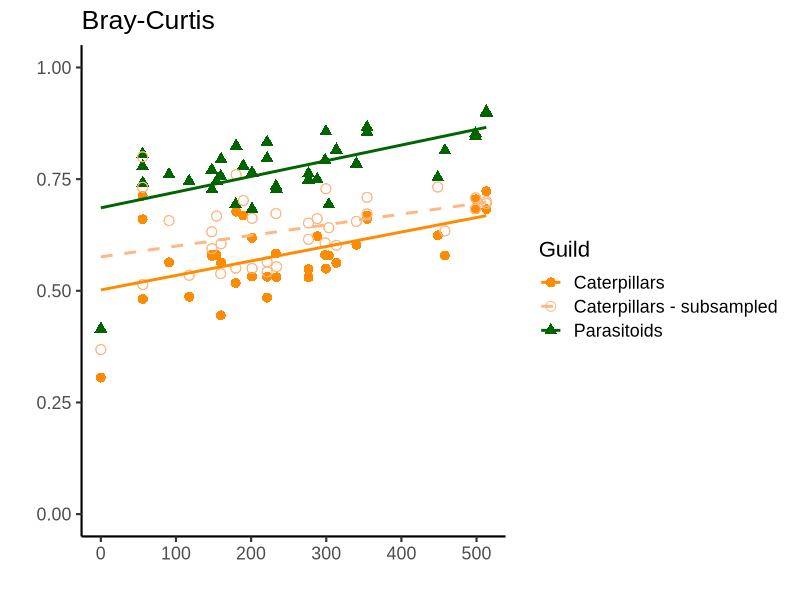
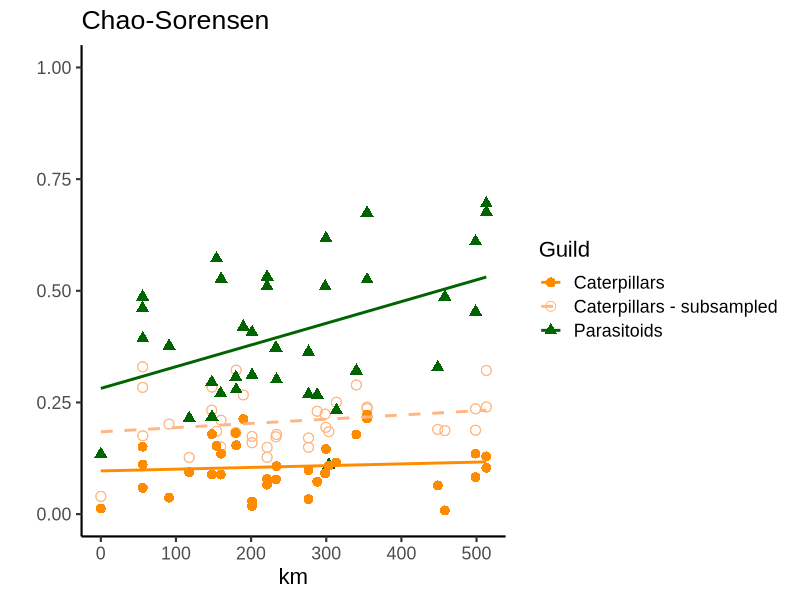
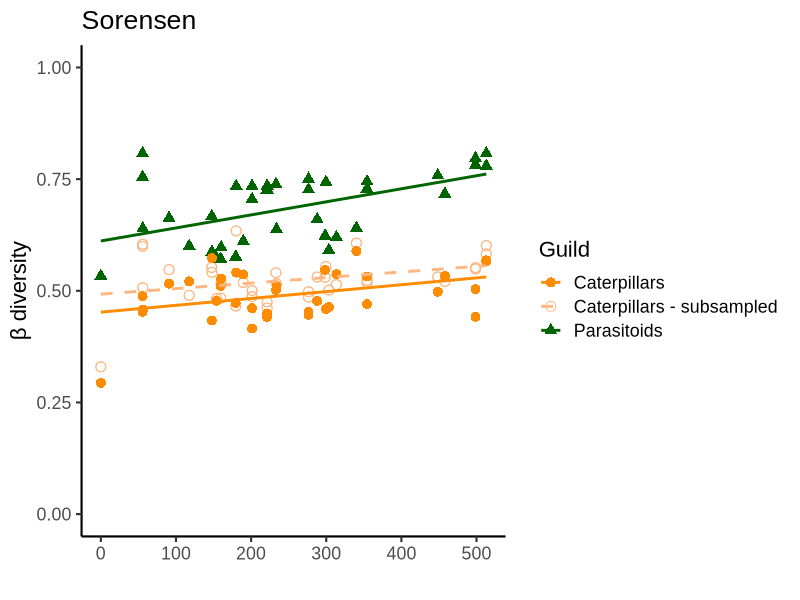
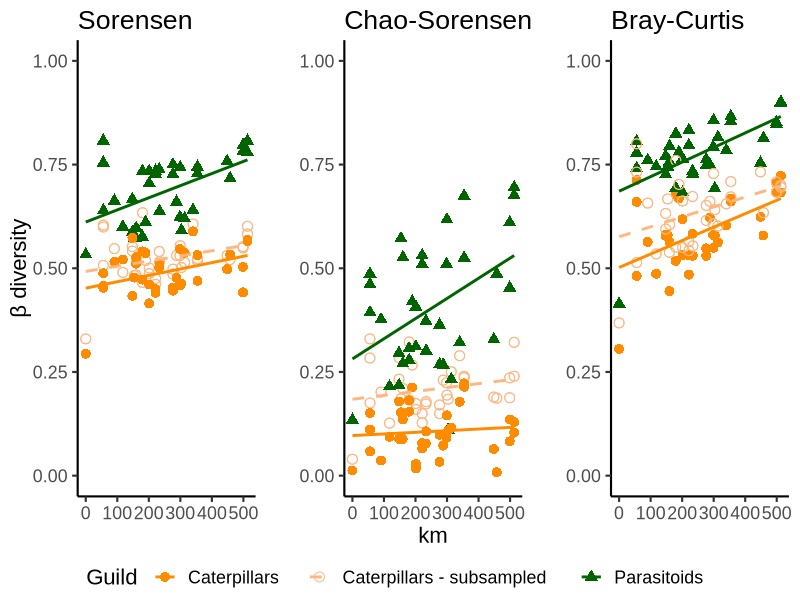
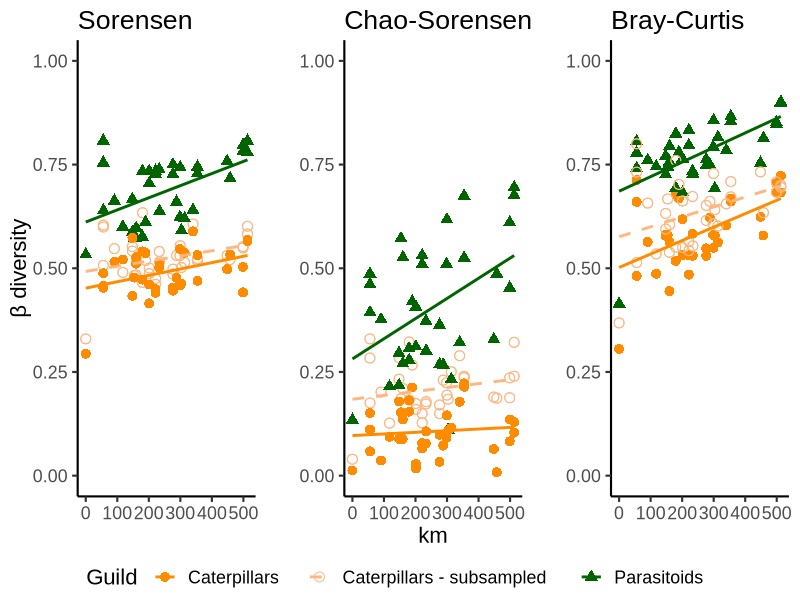

Reproduce these figures in R, in order. (Note: this script raises an error after producing the figures.)
## ---- chunk 1
library(ggplot2)
library(ggpubr)
## ---- chunk 2

## ---- chunk 3

indexy <-
  readr::read_delim(
    here::here(
      "DATA/index_all_fig.csv"
    ),
    delim = ";"
  ) %>%
  tibble::as_tibble()



index_CS <- indexy %>% 
  dplyr::filter(Index == "Chao-Sorensen")
index_BC <- indexy %>% 
  dplyr::filter(Index == "Bray-Curtis")
index_SOR <- indexy %>% 
  dplyr::filter(Index == "Sorensen")

### set up colours 
# Bray-Curtis
BC_FIG_1 <- ggplot(index_BC, aes(x = distance, y = hodnota, 
                 color = guild, shape = guild, linetype = guild)) +
  geom_point(size = 3) +  # Adjust size as needed
  geom_smooth(method = "lm", se = FALSE, aes(group = guild), formula = y ~ x, fullrange = TRUE) +
  scale_color_manual(values = c("Parasitoids" = "darkgreen", 
                                "Caterpillars" = "darkorange", 
                                "Caterpillars - subsampled" = "#ffb681")) +
  scale_shape_manual(values = c("Parasitoids" = 17,  # Triangle
                                "Caterpillars" = 16,  # Full Circle
                                "Caterpillars - subsampled" = 1)) +  # Empty Circle
  scale_linetype_manual(values = c("Parasitoids" = "solid", 
                                   "Caterpillars" = "solid", 
                                   "Caterpillars - subsampled" = "dashed")) +
  coord_cartesian(ylim = c(0, 1)) +
  labs(title = "Bray-Curtis",
       x = "",
       y = "",
       color = "Guild",   # Change legend title for color
       shape = "Guild",   # Change legend title for shape
       linetype = "Guild") +
  theme_classic(base_size = 16) +
  theme(text = element_text(family = "Arial"))  # Set font to Arial

BC_FIG_1


CS_FIG_1 <-ggplot(index_CS, aes(x = distance, y = hodnota, 
                 color = guild, shape = guild, linetype = guild)) +
  geom_point(size = 3) +  # Adjust size as needed
  geom_smooth(method = "lm", se = FALSE, aes(group = guild), formula = y ~ x, fullrange = TRUE) +
  scale_color_manual(values = c("Parasitoids" = "darkgreen", 
                                "Caterpillars" = "darkorange", 
                                "Caterpillars - subsampled" = "#ffb681")) +
  scale_shape_manual(values = c("Parasitoids" = 17,  # Triangle
                                "Caterpillars" = 16,  # Full Circle
                                "Caterpillars - subsampled" = 1)) +  # Empty Circle
  scale_linetype_manual(values = c("Parasitoids" = "solid", 
                                   "Caterpillars" = "solid", 
                                   "Caterpillars - subsampled" = "dashed")) +
  coord_cartesian(ylim = c(0, 1)) +
  theme_minimal() +
  labs(title = "Chao-Sorensen",
         x = "km",
       y = "",
       color = "Guild",   # Change legend title for color
       shape = "Guild",   # Change legend title for shape
       linetype = "Guild") +
  theme_classic(base_size = 16)+
  theme(text = element_text(family = "Arial"))   ;CS_FIG_1  


SOR_FIG_1 <-ggplot(index_SOR, aes(x = distance, y = hodnota, 
                 color = guild, shape = guild, linetype = guild)) +
  geom_point(size = 3) +  # Adjust size as needed
  geom_smooth(method = "lm", se = FALSE, aes(group = guild), formula = y ~ x, fullrange = TRUE) +
  scale_color_manual(values = c("Parasitoids" = "darkgreen", 
                                "Caterpillars" = "darkorange", 
                                "Caterpillars - subsampled" = "#ffb681")) +
  scale_shape_manual(values = c("Parasitoids" = 17,  # Triangle
                                "Caterpillars" = 16,  # Full Circle
                                "Caterpillars - subsampled" = 1)) +  # Empty Circle
  scale_linetype_manual(values = c("Parasitoids" = "solid", 
                                   "Caterpillars" = "solid", 
                                   "Caterpillars - subsampled" = "dashed")) +
  coord_cartesian(ylim = c(0, 1)) +
  theme_minimal() +
  labs(title = "Sorensen",
       x = "",
       y = "β diversity",
       color = "Guild",   # Change legend title for color
       shape = "Guild",   # Change legend title for shape
       linetype = "Guild") +  # Change legend title for linetype
  theme_classic(base_size = 16) +
  theme(text = element_text(family = "Arial"))  ; SOR_FIG_1


Fig_1_final <-ggarrange(SOR_FIG_1 , CS_FIG_1 , BC_FIG_1, common.legend = TRUE, legend = "bottom", nrow = 1)

Fig_1_final
ggsave("output/fig/Fig_1.tiff",
Fig_1_final,
 width = 8.7,      # Single column width in inches
       height = 6,       # Adjust as needed
       dpi = 600)   # save the plot as .tiff

## ---- chunk 4
# WN
# Ensure "CAT-PLANT Subsampled" is added as a level
levels(graf_WN$dataset_type) <- c(levels(graf_WN$dataset_type), "CAT-PLANT Subsampled")

# Replace "Subsampled" with "Petr"
graf_WN$dataset_type[graf_WN$dataset_type == "Subsampled"] <- "CAT-PLANT Subsampled"

#compare_means(value ~ dataset_type,  data = graf_WN)



Fig_WN <- ggplot(graf_WN, aes(x = dataset_type, y = value, color = dataset_type, shape = dataset_type, alpha = dataset_type)) +
  geom_boxplot(colour = "black", width=0.5) +
  geom_jitter(size = 2, position=position_jitter(0.2)) +
  labs(
    title = "WN-General dissimilarity",
    x = "",
    y = "Dissimilarity",
    color = "",      # Change legend title for color
    shape = "",      # Change legend title for shape
    alpha = ""       # Change legend title for alpha
  )  + 
   scale_alpha_manual(
    values = c("PAR-CAT" = 0.7, "CAT-PLANT" = 0.7, "CAT-PLANT Subsampled" = 0.5),
    labels = c("PAR-CAT" = "Parasitoid-Caterpillar", 
               "CAT-PLANT" = "Caterpillar-Plant", 
               "CAT-PLANT Subsampled" = "Caterpillar-Plant Subsampled")
  ) +
  scale_color_manual(
    values = c("PAR-CAT" = "#1b9e77", "CAT-PLANT" = "#d95f02", "CAT-PLANT Subsampled" = "#ffb681"),
    labels = c("PAR-CAT" = "Parasitoid-Caterpillar", 
               "CAT-PLANT" = "Caterpillar-Plant", 
               "CAT-PLANT Subsampled" = "Caterpillar-Plant Subsampled")
  ) +
  scale_shape_manual(
    values = c("PAR-CAT" = 17, "CAT-PLANT" = 16, "CAT-PLANT Subsampled" = 16),
    labels = c("PAR-CAT" = "Parasitoid-Caterpillar", 
               "CAT-PLANT" = "Caterpillar-Plant", 
               "CAT-PLANT Subsampled" = "Caterpillar-Plant Subsampled")
  )+
  coord_cartesian(ylim = c(0, 1.15)) +
  scale_y_continuous(breaks = seq(0, 1.15, by = 0.25)) + 
  theme_classic(base_size = 20) +
  theme (axis.text.x=element_blank(),
        axis.ticks.x=element_blank()) +
   geom_signif(
    comparisons = list(c("PAR-CAT", "CAT-PLANT"), c ( "PAR-CAT", "CAT-PLANT Subsampled"), c("CAT-PLANT", "CAT-PLANT Subsampled")),
    map_signif_level = TRUE,
    textsize = 6,
    margin_top = 0.1,
    step_increase = 0.15,
    tip_length = 0.01,
    color = "black")
Fig_WN# Add pairwise comparisons p-value  ; Fig_WN


# ST
# Ensure "CAT-PLANT Subsampled" is added as a level
levels(graf_ST$dataset_type) <- c(levels(graf_ST$dataset_type), "CAT-PLANT Subsampled")

# Replace "Subsampled" with "Petr"
graf_ST$dataset_type[graf_ST$dataset_type == "Subsampled"] <- "CAT-PLANT Subsampled"

#compare_means(value ~ dataset_type,  data = graf_ST)



Fig_ST <- ggplot(graf_ST, aes(x = dataset_type, y = value, color = dataset_type, shape = dataset_type, alpha = dataset_type)) +
  geom_boxplot(colour = "black", width=0.5) +
  geom_jitter(size = 2, position=position_jitter(0.2)) +
  labs(
    title = "ST-Species Turnover",
    x = "",
    y = "",
    color = "",      # Change legend title for color
    shape = "",      # Change legend title for shape
    alpha = ""       # Change legend title for alpha
  )  + 
  scale_alpha_manual(
    values = c("PAR-CAT" = 0.7, "CAT-PLANT" = 0.7, "CAT-PLANT Subsampled" = 0.5),
    labels = c("PAR-CAT" = "Parasitoid-Caterpillar", 
               "CAT-PLANT" = "Caterpillar-Plant", 
               "CAT-PLANT Subsampled" = "Caterpillar-Plant Subsampled")
  ) +
  scale_color_manual(
    values = c("PAR-CAT" = "#1b9e77", "CAT-PLANT" = "#d95f02", "CAT-PLANT Subsampled" = "#ffb681"),
    labels = c("PAR-CAT" = "Parasitoid-Caterpillar", 
               "CAT-PLANT" = "Caterpillar-Plant", 
               "CAT-PLANT Subsampled" = "Caterpillar-Plant Subsampled")
  ) +
  scale_shape_manual(
    values = c("PAR-CAT" = 17, "CAT-PLANT" = 16, "CAT-PLANT Subsampled" = 16),
    labels = c("PAR-CAT" = "Parasitoid-Caterpillar", 
               "CAT-PLANT" = "Caterpillar-Plant", 
               "CAT-PLANT Subsampled" = "Caterpillar-Plant Subsampled")
  ) +
  coord_cartesian(ylim = c(0, 1.15)) +
  scale_y_continuous(breaks = seq(0, 1.15, by = 0.25)) + 
  theme_classic(base_size = 20) +
  theme(
    axis.text.x = element_blank(),
    axis.ticks.x = element_blank()
  ) +
  geom_signif(
    comparisons = list(c("PAR-CAT", "CAT-PLANT"), c("PAR-CAT", "CAT-PLANT Subsampled"), c("CAT-PLANT", "CAT-PLANT Subsampled")),
    map_signif_level = TRUE,
    textsize = 6,
    margin_top = 0.1,
    step_increase = 0.15,
    tip_length = 0.01,
    color = "black"
  )

Fig_ST
# Add pairwise comparisons p-value  ; Fig_ST


# OS
# Ensure "CAT-PLANT Subsampled" is added as a level
levels(graf_OS$dataset_type) <- c(levels(graf_OS$dataset_type), "CAT-PLANT Subsampled")

# Replace "Subsampled" with "Petr"
graf_OS$dataset_type[graf_OS$dataset_type == "Subsampled"] <- "CAT-PLANT Subsampled"

#compare_means(value ~ dataset_type,  data = graf_OS)



Fig_OS <- ggplot(graf_OS, aes(x = dataset_type, y = value, color = dataset_type, shape = dataset_type, alpha = dataset_type)) +
  geom_boxplot(colour = "black", width=0.5) +
  geom_jitter(size = 2, position=position_jitter(0.2)) +
  labs(
    title = "OS-Rewiring",
    x = "",
    y = "",
    color = "",      # Change legend title for color
    shape = "",      # Change legend title for shape
    alpha = ""       # Change legend title for alpha
  )  + 
  scale_alpha_manual(
    values = c("PAR-CAT" = 0.7, "CAT-PLANT" = 0.7, "CAT-PLANT Subsampled" = 0.5),
    labels = c("PAR-CAT" = "Parasitoid-Caterpillar", 
               "CAT-PLANT" = "Caterpillar-Plant", 
               "CAT-PLANT Subsampled" = "Caterpillar-Plant Subsampled")
  ) +
  scale_color_manual(
    values = c("PAR-CAT" = "#1b9e77", "CAT-PLANT" = "#d95f02", "CAT-PLANT Subsampled" = "#ffb681"),
    labels = c("PAR-CAT" = "Parasitoid-Caterpillar", 
               "CAT-PLANT" = "Caterpillar-Plant", 
               "CAT-PLANT Subsampled" = "Caterpillar-Plant Subsampled")
  ) +
  scale_shape_manual(
    values = c("PAR-CAT" = 17, "CAT-PLANT" = 16, "CAT-PLANT Subsampled" = 16),
    labels = c("PAR-CAT" = "Parasitoid-Caterpillar", 
               "CAT-PLANT" = "Caterpillar-Plant", 
               "CAT-PLANT Subsampled" = "Caterpillar-Plant Subsampled")
  ) +
  coord_cartesian(ylim = c(0, 1.15)) +
  scale_y_continuous(breaks = seq(0, 1.15, by = 0.25)) + 
  theme_classic(base_size = 20) +
  theme(
    axis.text.x = element_blank(),
    axis.ticks.x = element_blank()
  ) +
  geom_signif(
    comparisons = list(c("PAR-CAT", "CAT-PLANT"), c("PAR-CAT", "CAT-PLANT Subsampled"), c("CAT-PLANT", "CAT-PLANT Subsampled")),
    map_signif_level = TRUE,
    textsize = 6,
    margin_top = 0.1,
    step_increase = 0.25,
    tip_length = 0.01,
    color = "black"
  )

# Add pairwise comparisons p-value  ; Fig_OS


Fig_2_final <-ggarrange(Fig_WN, Fig_OS, Fig_ST, common.legend = TRUE, legend = "bottom", nrow = 1)

Fig_2_final
ggsave("output/fig/Fig_2_final.tiff",
Fig_2_final,
height = 17,
width = 28,
units = "cm")   # save the plot as .tiff




## ---- chunk 5
# Load necessary libraries
library(ggplot2)
library(dplyr)
library(gridExtra)  # For combining plots

# Combine dissimilarity data
dissimilarity_data <- data.frame(
  Guild = c(
    rep("Parasitoids", length(sorensen_values_PAR)),
    rep("Caterpillars", length(sorensen_values_CAT)),
    rep("Parasitoids", length(chao_sorensen_values_PAR)),
    rep("Caterpillars", length(chao_sorensen_values_CAT)),
    rep("Parasitoids", length(bray_curtis_values_PAR)),
    rep("Caterpillars", length(bray_curtis_values_CAT))
  ),
  Dissimilarity = c(
    sorensen_values_PAR,
    sorensen_values_CAT,
    chao_sorensen_values_PAR,
    chao_sorensen_values_CAT,
    bray_curtis_values_PAR,
    bray_curtis_values_CAT
  ),
  Index = c(
    rep("Sorensen", length(sorensen_values_PAR) + length(sorensen_values_CAT)),
    rep("Chao-Sorensen", length(chao_sorensen_values_PAR) + length(chao_sorensen_values_CAT)),
    rep("Bray-Curtis", length(bray_curtis_values_PAR) + length(bray_curtis_values_CAT))
  )
)

# Create the first plot (Dissimilarity of Parasitoids and Caterpillars)
plot1 <- ggplot(dissimilarity_data, aes(x = Index, y = Dissimilarity, fill = Guild)) +
  geom_boxplot() +
  labs(
    title = "Dissimilarity of parasitoids and caterpillars\nat Ohu locality",
    x = "Dissimilarity index",
    y = "Dissimilarity"
  ) +
  coord_cartesian(ylim = c(0, 1)) +
  scale_fill_manual(name = "Community",
                    values = c("Parasitoids" = "darkgreen", "Caterpillars" = "darkorange")) +
  theme_classic(base_size = 16) +
  theme(
    legend.position = "bottom"
  )

# Combine the beta values into one vector with an associated category and source
combined_data <- data.frame(
  beta_value = c(betaS_values_PC, betaOS_values_PC, betaWN_values_PC,
                 betaS_values_CPL, betaOS_values_CPL, betaWN_values_CPL),
  category = c(rep("S", length(betaS_values_PC)),
               rep("OS", length(betaOS_values_PC)),
               rep("WN", length(betaWN_values_PC)),
               rep("S", length(betaS_values_CPL)),
               rep("OS", length(betaOS_values_CPL)),
               rep("WN", length(betaWN_values_CPL))),
  source = c(rep("PC", length(betaS_values_PC)),
             rep("PC", length(betaOS_values_PC)),
             rep("PC", length(betaWN_values_PC)),
             rep("CPL", length(betaS_values_CPL)),
             rep("CPL", length(betaOS_values_CPL)),
             rep("CPL", length(betaWN_values_CPL)))
)

# Ensure the 'source' column is a factor with the desired order
combined_data$source <- factor(combined_data$source, levels = c("PC", "CPL"))

# Create the second plot (Food-Web Interaction Dissimilarity)
plot2 <- ggplot(combined_data, aes(x = category, y = beta_value, fill = source)) +
  geom_boxplot() +
  labs(title = "Food-Web interaction dissimilarity\nat Ohu locality",
       x = "Components", y = "") +
  coord_cartesian(ylim = c(0, 1)) +
  theme_minimal() +
  scale_fill_manual(name = "Food-Web", 
                    values = c("PC" = "#1b9e77", "CPL" = "#d95f02"),
                    labels = c("PC" = "Parasitoid-Caterpillar", 
                               "CPL" = "Caterpillar-Plant")) +
  theme_classic(base_size = 16) +
  theme(
    legend.position = "bottom"
  )

# Combine both plots into one grid
grid.arrange(plot1, plot2, ncol = 2)



library(cowplot)

# Add labels to the plots
plot1_labeled <- ggdraw() +
  draw_plot(plot1) +
  draw_label("A", x = 0.03, y = 0.97, hjust = 0, vjust = 1, size = 15)

plot2_labeled <- ggdraw() +
  draw_plot(plot2) +
  draw_label("B", x = 0.03, y = 0.97, hjust = 0, vjust = 1, size = 15)

# Combine both plots into one grid
Fig_S2_final <- plot_grid(plot1_labeled, plot2_labeled, ncol = 2, align = "v")
print(Fig_S2_final)


Fig_S2_final
ggsave("output/fig/Fig_S2_final.tiff",
       Fig_S2_final,
       width = 11.7,      # Single column width in inches
       height = 6,       # Adjust as needed
       dpi = 300)   # save the plot as .tiff

